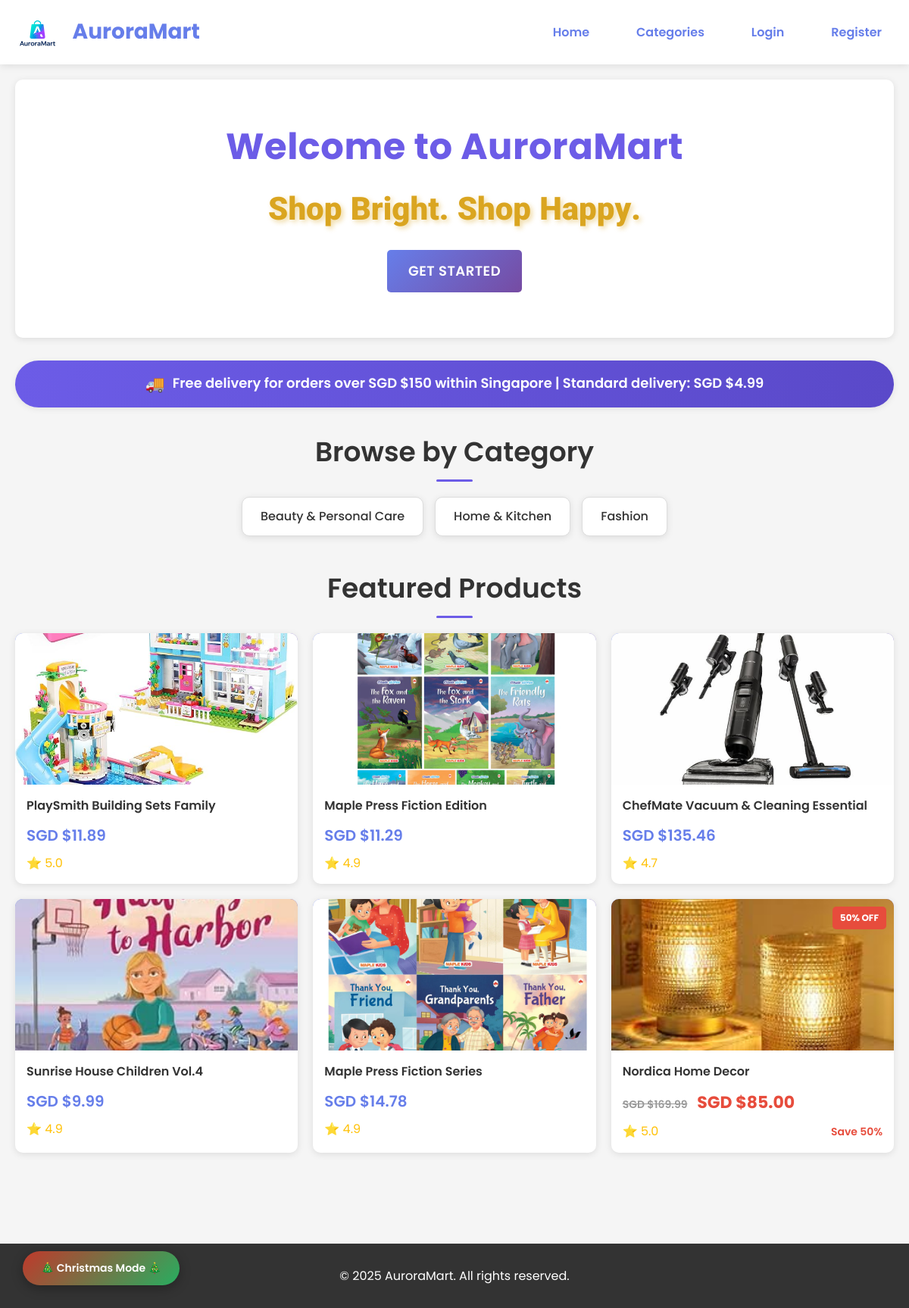
The page / on the database its author committed.
### storefront/models.py (models this page shows, shortened)
class Product(models.Model):
    name = models.CharField(max_length=255)
    description = models.TextField(blank=True, null=True)
    category = models.CharField(max_length=100)
    price = models.DecimalField(max_digits=10, decimal_places=2)
    stock = models.IntegerField(default=0)
    reorder_threshold = models.IntegerField(default=10)
    rating = models.DecimalField(max_digits=3, decimal_places=1, null=True, blank=True)
    image = models.ImageField(upload_to='products/', blank=True, null=True)
    created_at = models.DateTimeField(auto_now_add=True)
    updated_at = models.DateTimeField(auto_now=True)
    is_on_sale = models.BooleanField(default=False)
    original_price = models.DecimalField(max_digits=10, decimal_places=2, null=True, blank=True)
    discount_percentage = models.IntegerField(null=True, blank=True)
    class Meta:
        ordering = ['-created_at']

### storefront/views.py (the view, shortened to what this page needs)
# urls.py: path('', views.index, name='index'),
def index(request):
    featured_product_ids = [189, 74, 110, 148, 111, 134]
    featured_products = Product.objects.filter(id__in=featured_product_ids, stock__gt=0)
    categories = ['Beauty & Personal Care', 'Home & Kitchen', 'Fashion']
    cart_count = 0
    context = {
        'featured_products': featured_products,
        'categories': categories,
        'cart_count': cart_count,
    }
    return render(request, 'storefront/index.html', context)

### storefront/templates/storefront/index.html (shortened to what this page needs)
<!DOCTYPE html>
<html lang="en">
<head>
    {% load static %}
</head>
<body>
    <header>
        <nav>
            <div class="logo">
                {% load static %}
                <img src="{% static 'img/auroramart_logo.png' %}" alt="AuroraMart" style="height: 40px; vertical-align: middle; margin-right: 10px;">
                AuroraMart
            </div>
            <div class="nav-links">
                <a href="{% url 'storefront:index' %}">Home</a>
                <a href="{% url 'storefront:category_list' %}">Categories</a>
                {% if user.is_authenticated %}
                    <a href="{% url 'storefront:favorites' %}">Favorites</a>
                    <a href="{% url 'storefront:cart' %}">Cart</a>
                    <a href="{% url 'accounts:profile' %}">My Profile</a>
                    <a href="{% url 'accounts:logout' %}">Logout</a>
                {% else %}
                    <a href="{% url 'accounts:login' %}">Login</a>
                    <a href="{% url 'accounts:register' %}">Register</a>
                {% endif %}
            </div>
        </nav>
    </header>
    <div class="container" id="mainContainer">
        <button class="theme-toggle-btn" onclick="toggleChristmasTheme()">🎄 Christmas Mode 🎄</button>
        <div class="hero">
            <h1>Welcome to AuroraMart</h1>
            <p class="tagline">
                <span class="tagline-char">S</span><span class="tagline-char">h</span><span class="tagline-char">o</span><span class="tagline-char">p</span><span class="tagline-char word-spacing"> &nbsp;</span><span class="tagline-char">B</span><span class="tagline-char">r</span><span class="tagline-char">i</span><span class="tagline-char">g</span><span class="tagline-char">h</span><span class="tagline-char">t</span><span class="tagline-char">.</span><span class="tagline-char word-spacing"> &nbsp;</span><span class="tagline-char">S</span><span class="tagline-char">h</span><span class="tagline-char">o</span><span class="tagline-char">p</span><span class="tagline-char word-spacing"> &nbsp;</span><span class="tagline-char">H</span><span class="tagline-char">a</span><span class="tagline-char">p</span><span class="tagline-char">p</span><span class="tagline-char">y</span><span class="tagline-char">.</span>
            </p>
            {% if not user.is_authenticated %}
            <a href="{% url 'accounts:register' %}" class="btn-primary" style="margin-top: 20px; display: inline-block;">Get Started</a>
            {% endif %}
        </div>
        <div class="delivery-banner">
            <p><span class="icon">🚚</span> Free delivery for orders over SGD $150 within Singapore | Standard delivery: SGD $4.99</p>
        </div>
        <h2 class="section-title">Browse by Category</h2>
        <div class="categories">
            {% for category in categories %}
            <a href="{% url 'storefront:category_products' category_name=category %}" class="category-card">
                {{ category }}
            </a>
            {% endfor %}
        </div>
        <h2 class="section-title">Featured Products</h2>
        <div class="products-grid">
            {% for product in featured_products %}
            <div class="product-card">
                <a href="{% url 'storefront:product_detail' product.id %}">
                        {% if product.is_on_sale %}
                        <div class="product-badge">{{ product.discount_percentage }}% OFF</div>
                        {% endif %}
                        <div class="product-image">
                            {% if product.image %}
                                <img src="{{ product.image.url }}" alt="{{ product.name }}" style="width: 100%; height: 100%; object-fit: cover;">
                            {% else %}
                                📦
                            {% endif %}
                        </div>
                    <div class="product-info">
                        <div class="product-name">{{ product.name }}</div>
                        {% if product.is_on_sale %}
                        <div class="product-price">
                            <span class="product-price-original">SGD ${{ product.original_price }}</span>
                            <span class="product-price-sale">SGD ${{ product.price }}</span>
                        </div>
                        {% else %}
                        <div class="product-price">SGD ${{ product.price }}</div>
                        {% endif %}
                        <div class="product-rating-discount">
                            {% if product.rating %}
                            <div class="product-rating">⭐ {{ product.rating }}</div>
                            {% endif %}
                            {% if product.is_on_sale %}
                            <div class="product-discount-info">Save {{ product.discount_percentage }}%</div>
                            {% endif %}
                        </div>
                    </div>
                </a>
            </div>
            {% empty %}
            <p>No products available yet. Check back soon!</p>
            {% endfor %}
        </div>
    </div>
    <footer>
        <p>&copy; 2025 AuroraMart. All rights reserved.</p>
    </footer>
</body>
</html>

### rows shown on the page
Product: image (picture), name "PlaySmith Building Sets Family", price "11.89", rating "5.0"
Product: image (picture), name "Maple Press Fiction Edition", price "11.29", rating "4.9"
Product: image (picture), name "ChefMate Vacuum & Cleaning Essential", price "135.46", rating "4.7"
Product: image (picture), name "Sunrise House Children Vol.4", price "9.99", rating "4.9"
Product: image (picture), name "Maple Press Fiction Series", price "14.78", rating "4.9"
Product: discount_percentage "50", image (picture), name "Nordica Home Decor", original_price "169.99", price "85.00", rating "5.0"

### other values the page prints
{{ category }} "Beauty & Personal Care" "Home & Kitchen" "Fashion"
